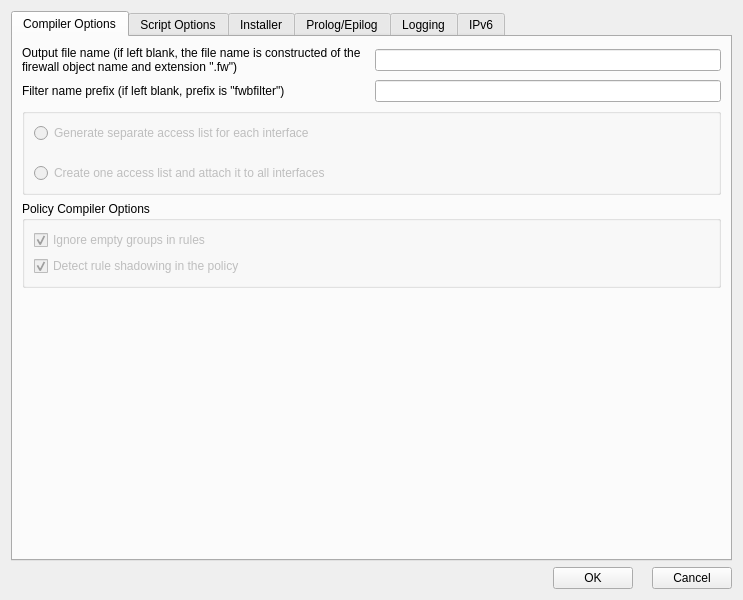
<?xml version="1.0" encoding="UTF-8"?>
<ui version="4.0">
 <class>junosaclAdvancedDialog_q</class>
 <widget class="QDialog" name="junosaclAdvancedDialog_q">
  <property name="windowModality">
   <enum>Qt::WindowModality::WindowModal</enum>
  </property>
  <property name="enabled">
   <bool>true</bool>
  </property>
  <property name="geometry">
   <rect>
    <x>0</x>
    <y>0</y>
    <width>743</width>
    <height>600</height>
   </rect>
  </property>
  <property name="windowTitle">
   <string>jun-OS ACL Firewall Settings</string>
  </property>
  <property name="sizeGripEnabled">
   <bool>false</bool>
  </property>
  <layout class="QGridLayout" name="gridLayout_5">
   <item row="0" column="0">
    <widget class="QTabWidget" name="tabWidget">
     <property name="currentIndex">
      <number>0</number>
     </property>
     <widget class="QWidget" name="compiler_tab">
      <attribute name="title">
       <string>Compiler Options</string>
      </attribute>
      <layout class="QGridLayout" name="gridLayout_9">
       <item row="0" column="0">
        <widget class="QLabel" name="textLabel1_5">
         <property name="sizePolicy">
          <sizepolicy hsizetype="Expanding" vsizetype="Preferred">
           <horstretch>0</horstretch>
           <verstretch>0</verstretch>
          </sizepolicy>
         </property>
         <property name="text">
          <string>Output file name (if left blank, the file name is constructed of the firewall object name and extension &quot;.fw&quot;)</string>
         </property>
         <property name="alignment">
          <set>Qt::AlignmentFlag::AlignVCenter</set>
         </property>
         <property name="wordWrap">
          <bool>true</bool>
         </property>
        </widget>
       </item>
       <item row="0" column="1">
        <widget class="QLineEdit" name="outputFileName">
         <property name="minimumSize">
          <size>
           <width>300</width>
           <height>0</height>
          </size>
         </property>
         <property name="maximumSize">
          <size>
           <width>32767</width>
           <height>22</height>
          </size>
         </property>
        </widget>
       </item>
       <item row="4" column="0">
        <spacer>
         <property name="orientation">
          <enum>Qt::Orientation::Vertical</enum>
         </property>
         <property name="sizeType">
          <enum>QSizePolicy::Policy::Expanding</enum>
         </property>
         <property name="sizeHint" stdset="0">
          <size>
           <width>20</width>
           <height>170</height>
          </size>
         </property>
        </spacer>
       </item>
       <item row="3" column="0" colspan="2">
        <widget class="QGroupBox" name="frame114">
         <property name="sizePolicy">
          <sizepolicy hsizetype="Expanding" vsizetype="Preferred">
           <horstretch>0</horstretch>
           <verstretch>0</verstretch>
          </sizepolicy>
         </property>
         <property name="title">
          <string>Policy Compiler Options</string>
         </property>
         <property name="flat">
          <bool>false</bool>
         </property>
         <property name="checkable">
          <bool>false</bool>
         </property>
         <layout class="QGridLayout" name="gridLayout_6">
          <item row="0" column="0">
           <widget class="QCheckBox" name="junosacl_ignore_empty_groups">
            <property name="enabled">
             <bool>false</bool>
            </property>
            <property name="toolTip">
             <string>If the option is deactivated, compiler treats empty groups as an error and aborts processing the policy. If this option is activated, compiler removes all empty groups from all rule elements. If rule element becomes 'any' after the last empty group has been removed, the whole rule will be ignored. Use this option only if you fully understand how it works!</string>
            </property>
            <property name="text">
             <string>Ignore empty groups in rules</string>
            </property>
            <property name="checked">
             <bool>true</bool>
            </property>
           </widget>
          </item>
          <item row="1" column="0">
           <widget class="QCheckBox" name="junosacl_check_shadowing">
            <property name="enabled">
             <bool>false</bool>
            </property>
            <property name="toolTip">
             <string>Shadowing happens because a rule is a superset of a subsequent rule and any packets potentially matched by the subsequent rule have already been matched by the prior rule.</string>
            </property>
            <property name="text">
             <string>Detect rule shadowing in the policy</string>
            </property>
            <property name="checked">
             <bool>true</bool>
            </property>
           </widget>
          </item>
         </layout>
        </widget>
       </item>
       <item row="2" column="0" colspan="2">
        <widget class="QGroupBox" name="groupBox">
         <property name="enabled">
          <bool>false</bool>
         </property>
         <property name="title">
          <string/>
         </property>
         <layout class="QGridLayout" name="gridLayout_4">
          <property name="verticalSpacing">
           <number>20</number>
          </property>
          <item row="0" column="0">
           <widget class="QRadioButton" name="separate_acls_for_interfaces">
            <property name="toolTip">
             <string>Compiler creates multiple access lists from the same policy,
two for each interface: one for inbound and another for
outbound. If the policy is written in a such way that no rule
can possibly be associated with an interface, this interface
gets no access list at all. Also, interfaces marked as
&quot;unprotected&quot; never get access list regardless of how the policy
rules are designed.
</string>
            </property>
            <property name="text">
             <string>Generate separate access list for each interface</string>
            </property>
           </widget>
          </item>
          <item row="1" column="0">
           <widget class="QRadioButton" name="one_acl_for_all_interfaces">
            <property name="toolTip">
             <string>Compiler creates one access list and assigns it to all
interfaces.
</string>
            </property>
            <property name="text">
             <string>Create one access list and attach it to all interfaces</string>
            </property>
           </widget>
          </item>
         </layout>
        </widget>
       </item>
       <item row="1" column="0">
        <widget class="QLabel" name="label">
         <property name="text">
          <string>Filter name prefix (if left blank, prefix is &quot;fwbfilter&quot;)</string>
         </property>
        </widget>
       </item>
       <item row="1" column="1">
        <widget class="QLineEdit" name="filterPrefix"/>
       </item>
      </layout>
     </widget>
     <widget class="QWidget" name="script_options_tab">
      <attribute name="title">
       <string>Script Options</string>
      </attribute>
      <layout class="QGridLayout">
       <property name="leftMargin">
        <number>20</number>
       </property>
       <property name="topMargin">
        <number>12</number>
       </property>
       <property name="rightMargin">
        <number>20</number>
       </property>
       <property name="bottomMargin">
        <number>20</number>
       </property>
       <item row="0" column="0">
        <widget class="QGroupBox" name="frame170">
         <property name="sizePolicy">
          <sizepolicy hsizetype="Expanding" vsizetype="Expanding">
           <horstretch>0</horstretch>
           <verstretch>0</verstretch>
          </sizepolicy>
         </property>
         <property name="title">
          <string/>
         </property>
         <layout class="QGridLayout" name="gridLayout_7">
          <property name="verticalSpacing">
           <number>20</number>
          </property>
          <item row="1" column="0">
           <spacer name="verticalSpacer">
            <property name="orientation">
             <enum>Qt::Orientation::Vertical</enum>
            </property>
            <property name="sizeHint" stdset="0">
             <size>
              <width>20</width>
              <height>70</height>
             </size>
            </property>
           </spacer>
          </item>
          <item row="0" column="0">
           <widget class="QCheckBox" name="junosacl_include_comments">
            <property name="toolTip">
             <string>Insert comments into generated JUNOSACL configuration file</string>
            </property>
            <property name="text">
             <string>Comment the code</string>
            </property>
           </widget>
          </item>
         </layout>
        </widget>
       </item>
      </layout>
     </widget>
     <widget class="QWidget" name="installer_tab">
      <attribute name="title">
       <string>Installer</string>
      </attribute>
      <layout class="QGridLayout" name="gridLayout_8">
       <property name="leftMargin">
        <number>4</number>
       </property>
       <property name="topMargin">
        <number>4</number>
       </property>
       <property name="rightMargin">
        <number>4</number>
       </property>
       <property name="bottomMargin">
        <number>4</number>
       </property>
       <item row="2" column="0">
        <widget class="QGroupBox" name="groupBox1">
         <property name="title">
          <string>External install script</string>
         </property>
         <layout class="QGridLayout" name="gridLayout_2">
          <property name="verticalSpacing">
           <number>6</number>
          </property>
          <item row="0" column="0">
           <layout class="QHBoxLayout" name="horizontalLayout">
            <item>
             <widget class="QLabel" name="textLabel5_2">
              <property name="sizePolicy">
               <sizepolicy hsizetype="Expanding" vsizetype="Preferred">
                <horstretch>0</horstretch>
                <verstretch>0</verstretch>
               </sizepolicy>
              </property>
              <property name="text">
               <string>Policy install script (using built-in installer if this field is blank):</string>
              </property>
              <property name="alignment">
               <set>Qt::AlignmentFlag::AlignLeading|Qt::AlignmentFlag::AlignLeft|Qt::AlignmentFlag::AlignVCenter</set>
              </property>
              <property name="wordWrap">
               <bool>true</bool>
              </property>
             </widget>
            </item>
            <item>
             <widget class="QLineEdit" name="installScript">
              <property name="sizePolicy">
               <sizepolicy hsizetype="Fixed" vsizetype="Fixed">
                <horstretch>0</horstretch>
                <verstretch>0</verstretch>
               </sizepolicy>
              </property>
              <property name="minimumSize">
               <size>
                <width>300</width>
                <height>0</height>
               </size>
              </property>
             </widget>
            </item>
           </layout>
          </item>
          <item row="1" column="0">
           <layout class="QHBoxLayout" name="horizontalLayout_2">
            <item>
             <widget class="QLabel" name="textLabel6_2">
              <property name="sizePolicy">
               <sizepolicy hsizetype="Expanding" vsizetype="Preferred">
                <horstretch>0</horstretch>
                <verstretch>0</verstretch>
               </sizepolicy>
              </property>
              <property name="text">
               <string>Command line options for the script:</string>
              </property>
              <property name="alignment">
               <set>Qt::AlignmentFlag::AlignLeading|Qt::AlignmentFlag::AlignLeft|Qt::AlignmentFlag::AlignVCenter</set>
              </property>
              <property name="wordWrap">
               <bool>false</bool>
              </property>
             </widget>
            </item>
            <item>
             <widget class="QLineEdit" name="installScriptArgs">
              <property name="sizePolicy">
               <sizepolicy hsizetype="Fixed" vsizetype="Fixed">
                <horstretch>0</horstretch>
                <verstretch>0</verstretch>
               </sizepolicy>
              </property>
              <property name="minimumSize">
               <size>
                <width>300</width>
                <height>0</height>
               </size>
              </property>
             </widget>
            </item>
           </layout>
          </item>
         </layout>
        </widget>
       </item>
       <item row="1" column="0">
        <widget class="QGroupBox" name="SCPgroupBox">
         <property name="title">
          <string/>
         </property>
         <layout class="QGridLayout" name="gridLayout_3">
          <item row="2" column="1">
           <spacer name="horizontalSpacer">
            <property name="orientation">
             <enum>Qt::Orientation::Horizontal</enum>
            </property>
            <property name="sizeHint" stdset="0">
             <size>
              <width>398</width>
              <height>20</height>
             </size>
            </property>
           </spacer>
          </item>
          <item row="1" column="0" colspan="2">
           <widget class="QLabel" name="label_3">
            <property name="text">
             <string>File system on the router where configuration file should be saved if it is copied with scp. Examples: &quot;/tmp&quot;, &quot;/var/tmp&quot;. If this input field is left blank, installer uses &quot;/tmp&quot;.</string>
            </property>
            <property name="wordWrap">
             <bool>true</bool>
            </property>
           </widget>
          </item>
          <item row="0" column="0" colspan="2">
           <widget class="QCheckBox" name="use_scp">
            <property name="enabled">
             <bool>true</bool>
            </property>
            <property name="text">
             <string>Copy generated configuration file to the router using scp</string>
            </property>
            <property name="checkable">
             <bool>true</bool>
            </property>
            <property name="checked">
             <bool>true</bool>
            </property>
           </widget>
          </item>
          <item row="2" column="0">
           <widget class="QLineEdit" name="filesystem"/>
          </item>
         </layout>
        </widget>
       </item>
       <item row="3" column="0">
        <spacer>
         <property name="orientation">
          <enum>Qt::Orientation::Vertical</enum>
         </property>
         <property name="sizeType">
          <enum>QSizePolicy::Policy::Expanding</enum>
         </property>
         <property name="sizeHint" stdset="0">
          <size>
           <width>20</width>
           <height>20</height>
          </size>
         </property>
        </spacer>
       </item>
       <item row="0" column="0">
        <widget class="QGroupBox" name="groupBox2">
         <property name="title">
          <string>Built-in installer</string>
         </property>
         <layout class="QGridLayout" name="gridLayout_125">
          <item row="0" column="0">
           <widget class="QLabel" name="textLabel1_2">
            <property name="text">
             <string>User name used to authenticate to the firewall (leave this empty if you use putty session):</string>
            </property>
            <property name="alignment">
             <set>Qt::AlignmentFlag::AlignLeading|Qt::AlignmentFlag::AlignLeft|Qt::AlignmentFlag::AlignVCenter</set>
            </property>
            <property name="wordWrap">
             <bool>true</bool>
            </property>
           </widget>
          </item>
          <item row="0" column="1">
           <widget class="QLineEdit" name="user">
            <property name="sizePolicy">
             <sizepolicy hsizetype="Fixed" vsizetype="Fixed">
              <horstretch>0</horstretch>
              <verstretch>0</verstretch>
             </sizepolicy>
            </property>
           </widget>
          </item>
          <item row="1" column="0">
           <widget class="QLabel" name="textLabel1_3">
            <property name="text">
             <string>Alternative name or address used to communicate with the firewall (also putty session name on Windows)</string>
            </property>
            <property name="alignment">
             <set>Qt::AlignmentFlag::AlignLeading|Qt::AlignmentFlag::AlignLeft|Qt::AlignmentFlag::AlignTop</set>
            </property>
            <property name="wordWrap">
             <bool>true</bool>
            </property>
           </widget>
          </item>
          <item row="1" column="1">
           <widget class="QLineEdit" name="altAddress">
            <property name="sizePolicy">
             <sizepolicy hsizetype="Fixed" vsizetype="Fixed">
              <horstretch>0</horstretch>
              <verstretch>0</verstretch>
             </sizepolicy>
            </property>
           </widget>
          </item>
          <item row="2" column="0" colspan="2">
           <layout class="QHBoxLayout">
            <item>
             <widget class="QLabel" name="textLabel1_7">
              <property name="text">
               <string>Additional command line parameters for ssh</string>
              </property>
              <property name="wordWrap">
               <bool>false</bool>
              </property>
             </widget>
            </item>
            <item>
             <widget class="QLineEdit" name="sshArgs">
              <property name="sizePolicy">
               <sizepolicy hsizetype="Expanding" vsizetype="Fixed">
                <horstretch>0</horstretch>
                <verstretch>0</verstretch>
               </sizepolicy>
              </property>
              <property name="minimumSize">
               <size>
                <width>300</width>
                <height>0</height>
               </size>
              </property>
             </widget>
            </item>
           </layout>
          </item>
          <item row="3" column="0" colspan="2">
           <layout class="QHBoxLayout" name="_2">
            <item>
             <widget class="QLabel" name="textLabel1_8">
              <property name="text">
               <string>Additional command line parameters for scp</string>
              </property>
              <property name="wordWrap">
               <bool>false</bool>
              </property>
             </widget>
            </item>
            <item>
             <widget class="QLineEdit" name="scpArgs">
              <property name="sizePolicy">
               <sizepolicy hsizetype="Expanding" vsizetype="Fixed">
                <horstretch>0</horstretch>
                <verstretch>0</verstretch>
               </sizepolicy>
              </property>
              <property name="minimumSize">
               <size>
                <width>300</width>
                <height>0</height>
               </size>
              </property>
             </widget>
            </item>
           </layout>
          </item>
         </layout>
        </widget>
       </item>
      </layout>
     </widget>
     <widget class="QWidget" name="prolog_epilog_tab">
      <attribute name="title">
       <string>Prolog/Epilog</string>
      </attribute>
      <layout class="QGridLayout">
       <property name="leftMargin">
        <number>20</number>
       </property>
       <property name="topMargin">
        <number>12</number>
       </property>
       <property name="rightMargin">
        <number>20</number>
       </property>
       <property name="bottomMargin">
        <number>20</number>
       </property>
       <item row="0" column="0">
        <widget class="QGroupBox" name="frame146">
         <property name="title">
          <string/>
         </property>
         <layout class="QGridLayout">
          <property name="leftMargin">
           <number>6</number>
          </property>
          <property name="topMargin">
           <number>6</number>
          </property>
          <property name="rightMargin">
           <number>6</number>
          </property>
          <property name="bottomMargin">
           <number>6</number>
          </property>
          <item row="2" column="0">
           <spacer>
            <property name="orientation">
             <enum>Qt::Orientation::Horizontal</enum>
            </property>
            <property name="sizeType">
             <enum>QSizePolicy::Policy::Expanding</enum>
            </property>
            <property name="sizeHint" stdset="0">
             <size>
              <width>40</width>
              <height>20</height>
             </size>
            </property>
           </spacer>
          </item>
          <item row="2" column="1">
           <widget class="QPushButton" name="edit_prolog_button">
            <property name="text">
             <string>Edit</string>
            </property>
           </widget>
          </item>
          <item row="0" column="0">
           <widget class="QLabel" name="textLabel2">
            <property name="text">
             <string>The following commands will be added verbatim on top of generated configuration</string>
            </property>
            <property name="alignment">
             <set>Qt::AlignmentFlag::AlignVCenter</set>
            </property>
            <property name="wordWrap">
             <bool>true</bool>
            </property>
           </widget>
          </item>
          <item row="1" column="0" colspan="2">
           <widget class="QTextEdit" name="junosacl_prolog_script"/>
          </item>
         </layout>
        </widget>
       </item>
       <item row="1" column="0">
        <widget class="QGroupBox" name="frame147">
         <property name="title">
          <string/>
         </property>
         <layout class="QGridLayout">
          <property name="leftMargin">
           <number>6</number>
          </property>
          <property name="topMargin">
           <number>6</number>
          </property>
          <property name="rightMargin">
           <number>6</number>
          </property>
          <property name="bottomMargin">
           <number>6</number>
          </property>
          <item row="2" column="1">
           <widget class="QPushButton" name="edit_epilog_button">
            <property name="text">
             <string>Edit</string>
            </property>
           </widget>
          </item>
          <item row="2" column="0">
           <spacer>
            <property name="orientation">
             <enum>Qt::Orientation::Horizontal</enum>
            </property>
            <property name="sizeType">
             <enum>QSizePolicy::Policy::Expanding</enum>
            </property>
            <property name="sizeHint" stdset="0">
             <size>
              <width>40</width>
              <height>20</height>
             </size>
            </property>
           </spacer>
          </item>
          <item row="1" column="0" colspan="2">
           <widget class="QTextEdit" name="junosacl_epilog_script"/>
          </item>
          <item row="0" column="0" colspan="2">
           <widget class="QLabel" name="textLabel2_2">
            <property name="text">
             <string>The following commands will be added verbatim after generated configuration</string>
            </property>
            <property name="textFormat">
             <enum>Qt::TextFormat::RichText</enum>
            </property>
            <property name="alignment">
             <set>Qt::AlignmentFlag::AlignVCenter</set>
            </property>
            <property name="wordWrap">
             <bool>true</bool>
            </property>
            <property name="margin">
             <number>0</number>
            </property>
           </widget>
          </item>
         </layout>
        </widget>
       </item>
      </layout>
     </widget>
     <widget class="QWidget" name="logging_tab">
      <attribute name="title">
       <string>Logging</string>
      </attribute>
      <layout class="QGridLayout">
       <item row="0" column="0">
        <widget class="QCheckBox" name="generate_logging_commands">
         <property name="text">
          <string>Generate logging commands</string>
         </property>
        </widget>
       </item>
       <item row="1" column="0">
        <widget class="QGroupBox" name="syslog_controls">
         <property name="title">
          <string>Syslog</string>
         </property>
         <layout class="QGridLayout">
          <property name="leftMargin">
           <number>12</number>
          </property>
          <property name="topMargin">
           <number>12</number>
          </property>
          <property name="rightMargin">
           <number>12</number>
          </property>
          <property name="bottomMargin">
           <number>12</number>
          </property>
          <item row="0" column="1" colspan="2">
           <widget class="QLineEdit" name="syslog_host"/>
          </item>
          <item row="0" column="0">
           <widget class="QLabel" name="label599">
            <property name="text">
             <string>Syslog host (name or IP address):</string>
            </property>
            <property name="alignment">
             <set>Qt::AlignmentFlag::AlignRight|Qt::AlignmentFlag::AlignTrailing|Qt::AlignmentFlag::AlignVCenter</set>
            </property>
            <property name="wordWrap">
             <bool>false</bool>
            </property>
           </widget>
          </item>
          <item row="2" column="0">
           <widget class="QLabel" name="label598">
            <property name="text">
             <string>syslog facility:</string>
            </property>
            <property name="alignment">
             <set>Qt::AlignmentFlag::AlignRight|Qt::AlignmentFlag::AlignTrailing|Qt::AlignmentFlag::AlignVCenter</set>
            </property>
            <property name="wordWrap">
             <bool>false</bool>
            </property>
           </widget>
          </item>
          <item row="3" column="0">
           <widget class="QLabel" name="label640">
            <property name="text">
             <string>syslog level ('logging trap'):</string>
            </property>
            <property name="alignment">
             <set>Qt::AlignmentFlag::AlignRight|Qt::AlignmentFlag::AlignTrailing|Qt::AlignmentFlag::AlignVCenter</set>
            </property>
            <property name="wordWrap">
             <bool>false</bool>
            </property>
           </widget>
          </item>
          <item row="2" column="1" colspan="2">
           <widget class="QComboBox" name="syslog_facility"/>
          </item>
          <item row="3" column="1" colspan="2">
           <widget class="QComboBox" name="logging_trap_level"/>
          </item>
          <item row="5" column="0" colspan="3">
           <widget class="Line" name="hseparator39">
            <property name="frameShape">
             <enum>QFrame::Shape::HLine</enum>
            </property>
            <property name="frameShadow">
             <enum>QFrame::Shadow::Sunken</enum>
            </property>
            <property name="orientation">
             <enum>Qt::Orientation::Horizontal</enum>
            </property>
           </widget>
          </item>
          <item row="7" column="0" colspan="3">
           <widget class="Line" name="hseparator40">
            <property name="frameShape">
             <enum>QFrame::Shape::HLine</enum>
            </property>
            <property name="frameShadow">
             <enum>QFrame::Shadow::Sunken</enum>
            </property>
            <property name="orientation">
             <enum>Qt::Orientation::Horizontal</enum>
            </property>
           </widget>
          </item>
          <item row="8" column="0" colspan="3">
           <widget class="QLabel" name="label641">
            <property name="text">
             <string>The logging timestamp command requires that the clock command be set.</string>
            </property>
            <property name="alignment">
             <set>Qt::AlignmentFlag::AlignVCenter</set>
            </property>
            <property name="wordWrap">
             <bool>true</bool>
            </property>
           </widget>
          </item>
          <item row="9" column="0" colspan="3">
           <widget class="QCheckBox" name="logging_timestamp">
            <property name="text">
             <string>Enable logging timestamps on syslog file</string>
            </property>
           </widget>
          </item>
         </layout>
        </widget>
       </item>
       <item row="2" column="0">
        <widget class="QGroupBox" name="other_logging_controls">
         <property name="title">
          <string>Other logging destinations and levels:</string>
         </property>
         <layout class="QGridLayout">
          <property name="leftMargin">
           <number>12</number>
          </property>
          <property name="topMargin">
           <number>12</number>
          </property>
          <property name="rightMargin">
           <number>12</number>
          </property>
          <property name="bottomMargin">
           <number>12</number>
          </property>
          <item row="0" column="0">
           <widget class="QCheckBox" name="logging_buffered">
            <property name="text">
             <string>Internal buffer</string>
            </property>
           </widget>
          </item>
          <item row="1" column="0">
           <widget class="QCheckBox" name="logging_console">
            <property name="text">
             <string>Console</string>
            </property>
           </widget>
          </item>
          <item row="0" column="1">
           <widget class="QComboBox" name="logging_buffered_level"/>
          </item>
          <item row="1" column="1">
           <widget class="QComboBox" name="logging_console_level"/>
          </item>
         </layout>
        </widget>
       </item>
       <item row="3" column="0">
        <spacer>
         <property name="orientation">
          <enum>Qt::Orientation::Vertical</enum>
         </property>
         <property name="sizeType">
          <enum>QSizePolicy::Policy::Expanding</enum>
         </property>
         <property name="sizeHint" stdset="0">
          <size>
           <width>675</width>
           <height>121</height>
          </size>
         </property>
        </spacer>
       </item>
      </layout>
     </widget>
     <widget class="QWidget" name="ipv6_tab">
      <attribute name="title">
       <string>IPv6</string>
      </attribute>
      <layout class="QGridLayout">
       <item row="1" column="0">
        <widget class="QLabel" name="label_2">
         <property name="text">
          <string>The order in which ipv4 and ipv6 rules should be generated:</string>
         </property>
        </widget>
       </item>
       <item row="1" column="1">
        <spacer>
         <property name="orientation">
          <enum>Qt::Orientation::Horizontal</enum>
         </property>
         <property name="sizeHint" stdset="0">
          <size>
           <width>40</width>
           <height>20</height>
          </size>
         </property>
        </spacer>
       </item>
       <item row="2" column="0">
        <widget class="QComboBox" name="ipv4before_2">
         <item>
          <property name="text">
           <string>IPv4 before IPv6</string>
          </property>
         </item>
         <item>
          <property name="text">
           <string>IPv6 before IPv4</string>
          </property>
         </item>
        </widget>
       </item>
       <item row="3" column="0">
        <spacer>
         <property name="orientation">
          <enum>Qt::Orientation::Vertical</enum>
         </property>
         <property name="sizeHint" stdset="0">
          <size>
           <width>20</width>
           <height>40</height>
          </size>
         </property>
        </spacer>
       </item>
      </layout>
     </widget>
    </widget>
   </item>
   <item row="1" column="0">
    <layout class="QHBoxLayout">
     <item>
      <spacer>
       <property name="orientation">
        <enum>Qt::Orientation::Horizontal</enum>
       </property>
       <property name="sizeType">
        <enum>QSizePolicy::Policy::Expanding</enum>
       </property>
       <property name="sizeHint" stdset="0">
        <size>
         <width>20</width>
         <height>20</height>
        </size>
       </property>
      </spacer>
     </item>
     <item>
      <layout class="QHBoxLayout">
       <item>
        <widget class="QPushButton" name="ok_button">
         <property name="text">
          <string>OK</string>
         </property>
        </widget>
       </item>
       <item>
        <widget class="QLabel" name="label583">
         <property name="alignment">
          <set>Qt::AlignmentFlag::AlignCenter</set>
         </property>
         <property name="wordWrap">
          <bool>false</bool>
         </property>
        </widget>
       </item>
       <item>
        <widget class="QPushButton" name="cancel_button">
         <property name="text">
          <string>Cancel</string>
         </property>
        </widget>
       </item>
      </layout>
     </item>
    </layout>
   </item>
  </layout>
 </widget>
 <tabstops>
  <tabstop>outputFileName</tabstop>
  <tabstop>separate_acls_for_interfaces</tabstop>
  <tabstop>one_acl_for_all_interfaces</tabstop>
  <tabstop>junosacl_ignore_empty_groups</tabstop>
  <tabstop>junosacl_check_shadowing</tabstop>
  <tabstop>junosacl_include_comments</tabstop>
  <tabstop>user</tabstop>
  <tabstop>altAddress</tabstop>
  <tabstop>sshArgs</tabstop>
  <tabstop>scpArgs</tabstop>
  <tabstop>use_scp</tabstop>
  <tabstop>filesystem</tabstop>
  <tabstop>installScript</tabstop>
  <tabstop>installScriptArgs</tabstop>
  <tabstop>junosacl_prolog_script</tabstop>
  <tabstop>edit_prolog_button</tabstop>
  <tabstop>junosacl_epilog_script</tabstop>
  <tabstop>edit_epilog_button</tabstop>
  <tabstop>generate_logging_commands</tabstop>
  <tabstop>syslog_host</tabstop>
  <tabstop>syslog_facility</tabstop>
  <tabstop>logging_trap_level</tabstop>
  <tabstop>logging_timestamp</tabstop>
  <tabstop>logging_buffered</tabstop>
  <tabstop>logging_console</tabstop>
  <tabstop>logging_buffered_level</tabstop>
  <tabstop>logging_console_level</tabstop>
  <tabstop>ipv4before_2</tabstop>
  <tabstop>ok_button</tabstop>
  <tabstop>cancel_button</tabstop>
  <tabstop>tabWidget</tabstop>
 </tabstops>
 <resources/>
 <connections>
  <connection>
   <sender>ok_button</sender>
   <signal>clicked()</signal>
   <receiver>junosaclAdvancedDialog_q</receiver>
   <slot>accept()</slot>
   <hints>
    <hint type="sourcelabel">
     <x>20</x>
     <y>20</y>
    </hint>
    <hint type="destinationlabel">
     <x>20</x>
     <y>20</y>
    </hint>
   </hints>
  </connection>
  <connection>
   <sender>cancel_button</sender>
   <signal>clicked()</signal>
   <receiver>junosaclAdvancedDialog_q</receiver>
   <slot>reject()</slot>
   <hints>
    <hint type="sourcelabel">
     <x>20</x>
     <y>20</y>
    </hint>
    <hint type="destinationlabel">
     <x>20</x>
     <y>20</y>
    </hint>
   </hints>
  </connection>
  <connection>
   <sender>edit_prolog_button</sender>
   <signal>clicked()</signal>
   <receiver>junosaclAdvancedDialog_q</receiver>
   <slot>editProlog()</slot>
   <hints>
    <hint type="sourcelabel">
     <x>20</x>
     <y>20</y>
    </hint>
    <hint type="destinationlabel">
     <x>20</x>
     <y>20</y>
    </hint>
   </hints>
  </connection>
  <connection>
   <sender>edit_epilog_button</sender>
   <signal>clicked()</signal>
   <receiver>junosaclAdvancedDialog_q</receiver>
   <slot>editEpilog()</slot>
   <hints>
    <hint type="sourcelabel">
     <x>20</x>
     <y>20</y>
    </hint>
    <hint type="destinationlabel">
     <x>20</x>
     <y>20</y>
    </hint>
   </hints>
  </connection>
  <connection>
   <sender>generate_logging_commands</sender>
   <signal>toggled(bool)</signal>
   <receiver>junosaclAdvancedDialog_q</receiver>
   <slot>toggleGenerateLogging()</slot>
   <hints>
    <hint type="sourcelabel">
     <x>359</x>
     <y>55</y>
    </hint>
    <hint type="destinationlabel">
     <x>359</x>
     <y>359</y>
    </hint>
   </hints>
  </connection>
 </connections>
 <slots>
  <slot>editProlog()</slot>
  <slot>editEpilog()</slot>
  <slot>toggleGenerateLogging()</slot>
 </slots>
</ui>
